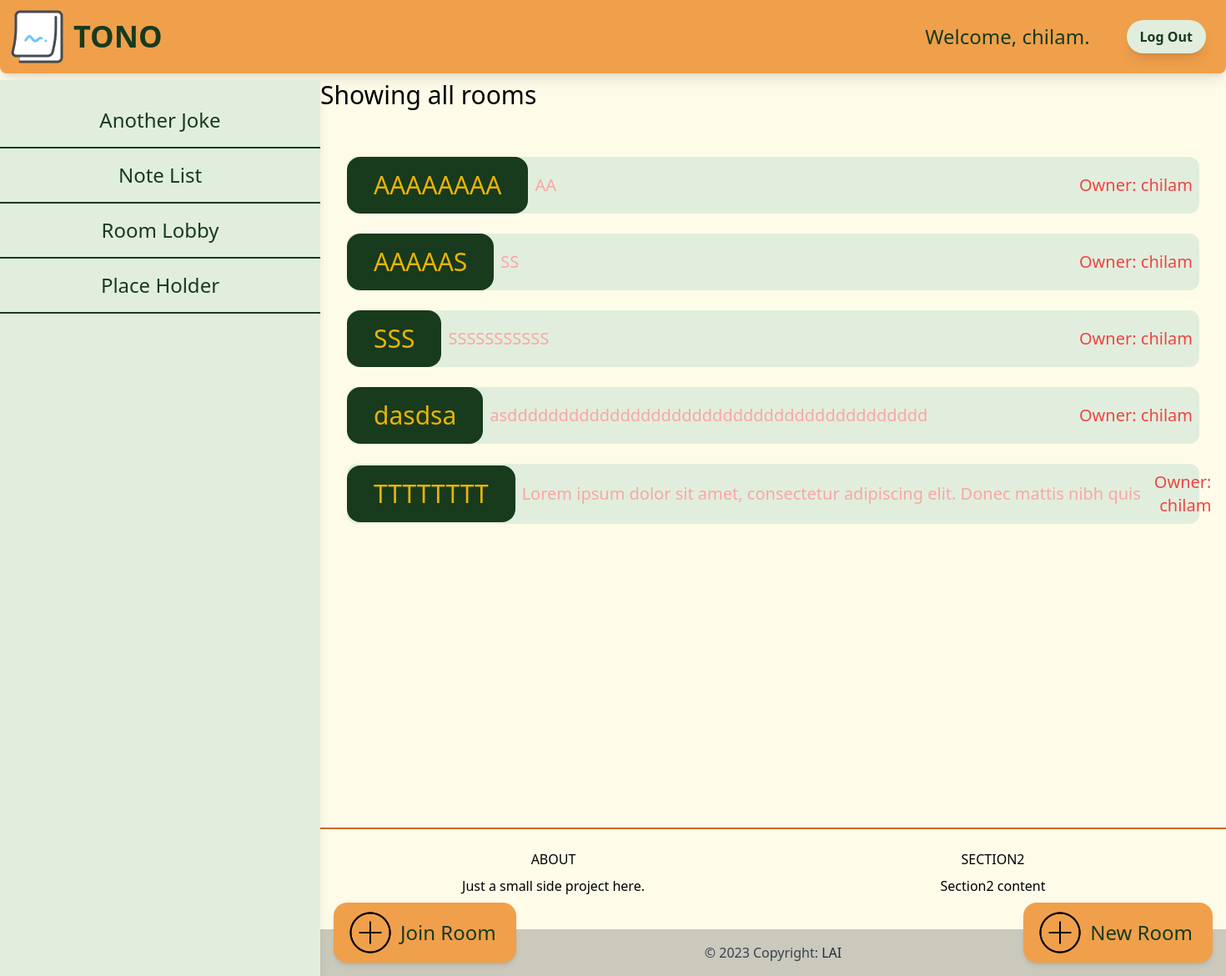
/allroom (signed in), run on an earlier commit of the app's database.
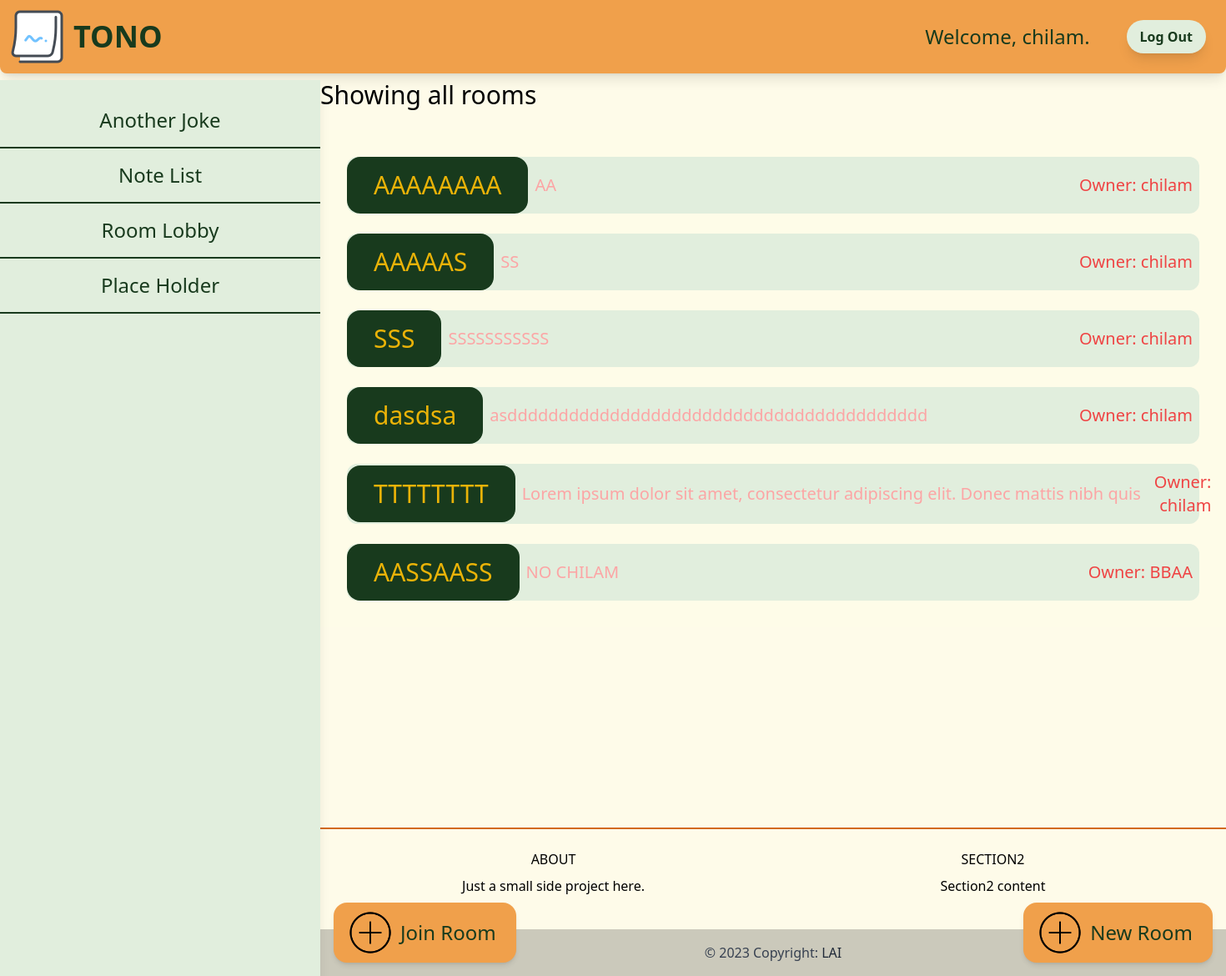
And on a later commit of the database.
### room/models.py (models this page shows, shortened)
class room(models.Model):
    name = models.TextField(max_length=80)
    code = models.CharField(max_length=8)
    created_at = models.DateTimeField(auto_now=True)
    modified_at = models.DateTimeField(auto_now_add=True)
    created_by = models.ForeignKey(User, related_name='roomowner', on_delete=models.CASCADE)
    members = models.ManyToManyField(User, related_name='room')
    class Meta:
        ordering = ('modified_at',)

### room/views.py (the view)
# urls.py: path('allroom', all_room, name='roomlist'),
@login_required
def all_room(request):
    rooms = room.objects.filter(members__in=[request.user.id]).order_by('modified_at')
    return render(request,'room/roomlist.html', {
        'rooms':rooms
    })

### room/templates/room/roomlist.html (shortened to what this page needs)
{% extends 'core/base.html' %}
{%load static%}
{%block content%}
<h1 class="mb-6 text-3xl">Showing all rooms</h1>
<div class="grid grid-cols-1 px-8 py-8 gap-6 bg-yellow-50 ">
    {%for room in rooms%}
        <a href="{%url 'roomdetail' room.id%}" class="flex w-full text-center items-center rounded-xl hover:bg-alu-btn bg-alu-netural ease-in duration-300">
        <p class="text-start text-3xl text-semibold text-yellow-500 px-8 py-4 rounded-2xl bg-alu-btn">{{room.code}}</p>
        <p class="text-start text-xl text-red-300 mt-4 mb-4 px-2 whitespace-nowrap">{{room.name}}</p>
        <p class="text-end text-xl text-red-500 p-2 w-full float-right">Owner: {{room.created_by}}</p>
        </a>
    {%endfor%}
    </div>
<div class="flex pl-4">
    <div class="fixed bottom-4 lg:w-3/4 md:w1-/2">
        <a href="{%url 'joinroom'%}" class="flex float-left bg-alu-three items-center rounded-2xl py-2 px-4 shadow-md hover:animate-pulse">
            <img src="{% static '/images/add100.png' %}" width="56" height="56" class="justify-self-center " alt="addBtn"></img>
            <h1 class="text-2xl text-alu-btn p-2">Join Room</h1>
        </a>
    </div>
    <div class="fixed bottom-4 lg:w-3/4 md:w1-/2 right-4">
        <a href="{%url 'newroom'%}" class="flex float-right bg-alu-three items-center rounded-2xl py-2 px-4 shadow-md hover:animate-pulse">
            <img src="{% static '/images/add100.png' %}" width="56" height="56" class="justify-self-center " alt="addBtn"></img>
            <h1 class="text-2xl text-alu-btn p-2">New Room</h1>
        </a>
</div>
</div>
{%endblock%}

What changed in the data, as far as the page shows it:
added room: code "AASSAASS", name "NO CHILAM", created_by "BBAA"
